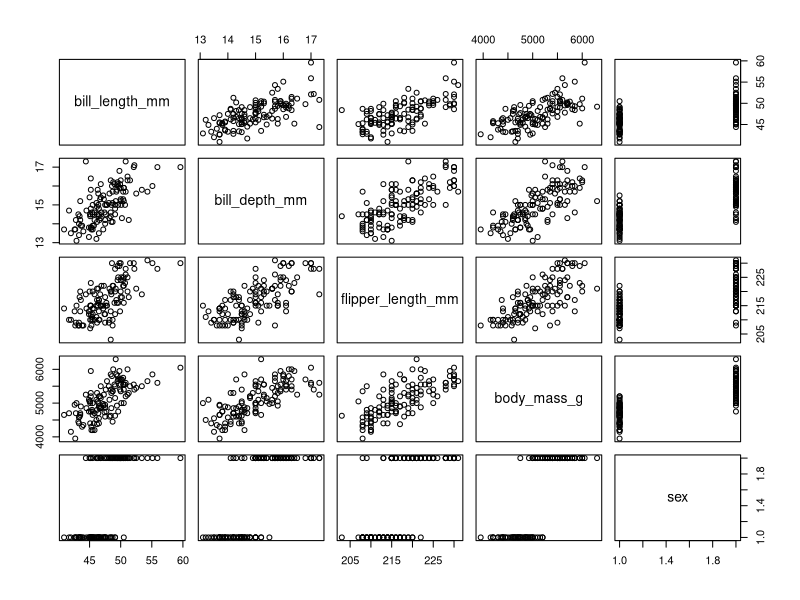
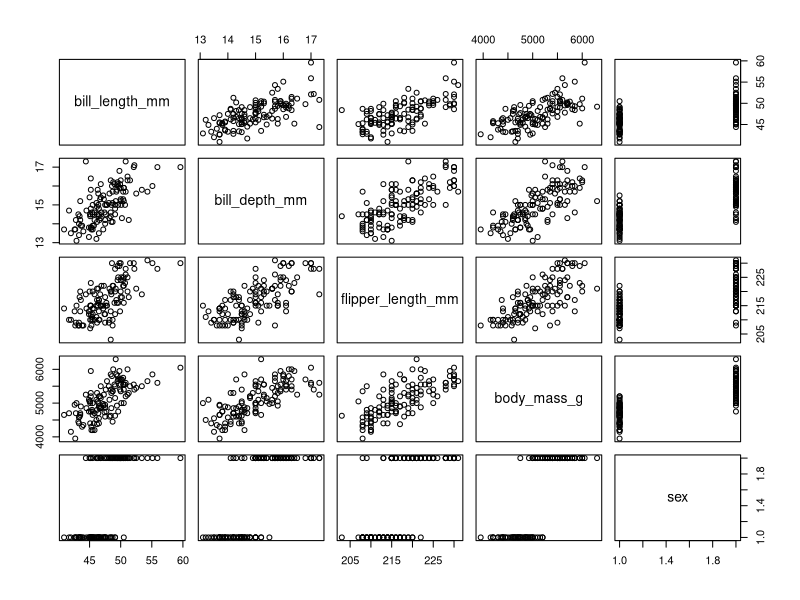
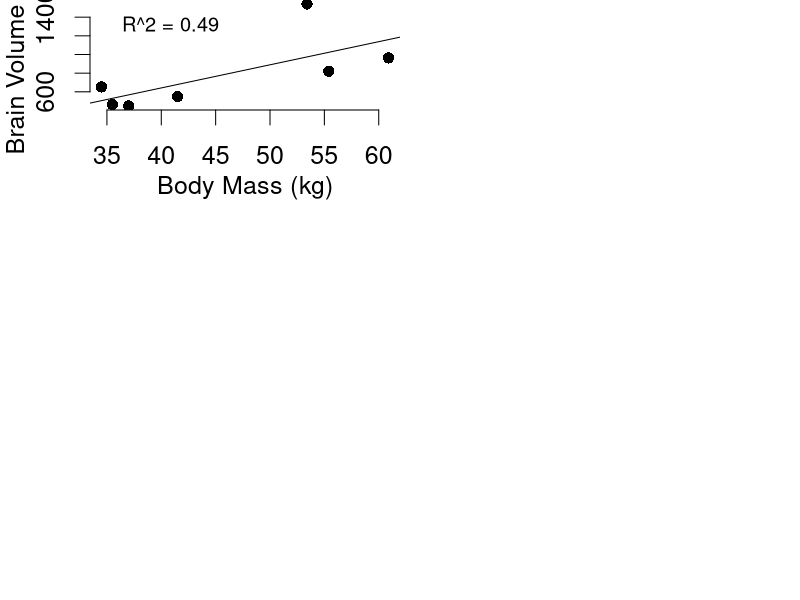
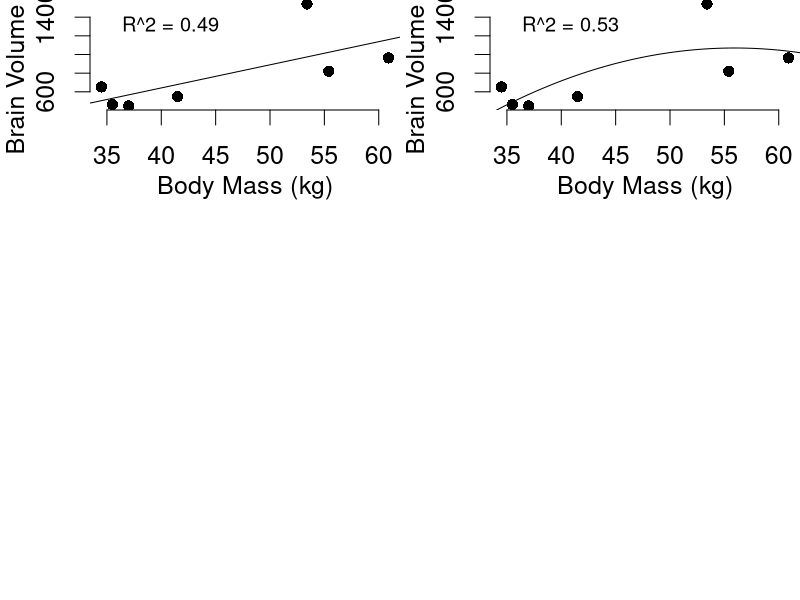
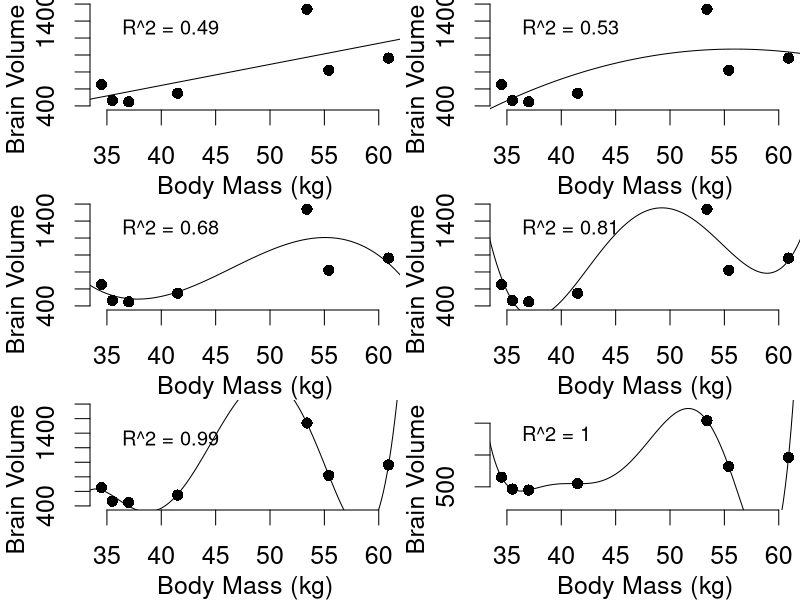
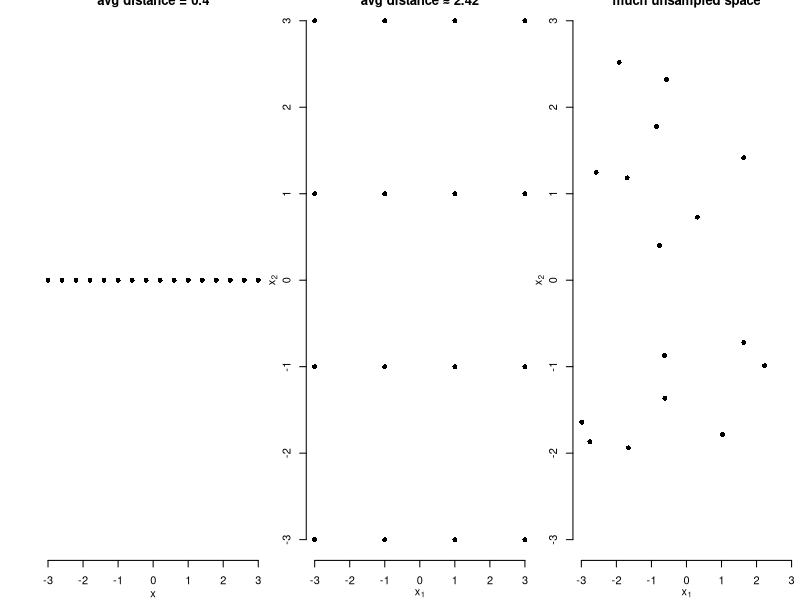

These figures' R source, in order:
## ---- chunk 1
knitr::opts_chunk$set(fig.width=5, fig.height=5, fig.align="center", collapse = TRUE, comment = "##", dev="png", error = TRUE)
library(RColorBrewer)
library(palmerpenguins)
cols = brewer.pal(8, "Set1")

## to use tables
library(knitr)
library(kableExtra)
## ---- chunk 2
# install.packages(car) # install the package, only need to do this once!
library(car)

full_mod = lm(bill_length_mm ~ bill_depth_mm + flipper_length_mm + 
                body_mass_g + sex, data = penguins)
vif(full_mod)
## ---- chunk 3
data(penguins, package = "palmerpenguins")
penguins = as.data.frame(penguins)
penguins = penguins[complete.cases(penguins), ]
penguins = subset(penguins, species == "Gentoo")

plot(penguins[, 3:7])
## ---- chunk 4
full_mod = lm(bill_length_mm ~ bill_depth_mm + flipper_length_mm + 
			  	body_mass_g + sex, data = penguins)
summary(full_mod)

## ---- chunk 5
data(penguins, package = "palmerpenguins")
penguins = as.data.frame(penguins)
penguins = penguins[complete.cases(penguins), ]
penguins = subset(penguins, species == "Gentoo")

plot(penguins[, 3:7])
## ---- chunk 6
simple_mod = lm(bill_length_mm ~ bill_depth_mm + flipper_length_mm + 
					body_mass_g, data = penguins)
AIC(full_mod)
AIC(simple_mod)
## ---- chunk 7
hom = data.frame(
	body_mass_kg = c(34.5, 35.5, 37, 41.5, 55.4, 53.4, 60.9), 
	brain_volume_cc = c(652.4, 464.5, 448.8, 549.3, 819.9, 1540.4, 963.2)
)
mod1 = lm(brain_volume_cc ~ body_mass_kg, data = hom)
## ---- chunk 8
par(mfrow = c(3, 2), bty='n', pch = 16, mgp = c(2,1,0), mar = c(3,3,0,0), cex = 1.5)
xt = 35
yt = 1300
tcex = 0.8
xp = data.frame(body_mass_kg = seq(30, 65, length.out = 200))
plot(brain_volume_cc ~ body_mass_kg, data = hom, 
	 xlab = "Body Mass (kg)", ylab = "Brain Volume (cc)")
lines(xp$body_mass_kg, predict(mod1, newdata = xp))
text(xt, yt, paste(expression(R^2), "=", round(summary(mod1)$r.squared, 2)), pos = 4, cex = tcex)
## ---- chunk 9
mod1 = lm(brain_volume_cc ~ body_mass_kg, data = hom)
mod2 = lm(brain_volume_cc ~ body_mass_kg + I(body_mass_kg^2), data = hom)
## ---- chunk 10
par(mfrow = c(3, 2), bty='n', pch = 16, mgp = c(2,1,0), mar = c(3,3,0,0), cex = 1.5)
plot(brain_volume_cc ~ body_mass_kg, data = hom, 
	 xlab = "Body Mass (kg)", ylab = "Brain Volume (cc)")
lines(xp$body_mass_kg, predict(mod1, newdata = xp))
text(xt, yt, paste(expression(R^2), "=", round(summary(mod1)$r.squared, 2)), pos = 4, cex = tcex)

plot(brain_volume_cc ~ body_mass_kg, data = hom, 
	 xlab = "Body Mass (kg)", ylab = "Brain Volume (cc)")
lines(xp$body_mass_kg, predict(mod2, newdata = xp))
text(xt, yt, paste(expression(R^2), "=", round(summary(mod2)$r.squared, 2)), pos = 4, cex = tcex)

## ---- chunk 11
mod1 = lm(brain_volume_cc ~ body_mass_kg, data = hom)
mod2 = lm(brain_volume_cc ~ body_mass_kg + I(body_mass_kg^2), data = hom)
mod3 = lm(brain_volume_cc ~ body_mass_kg + I(body_mass_kg^2) + I(body_mass_kg^3), data = hom)
mod4 = lm(brain_volume_cc ~ body_mass_kg + I(body_mass_kg^2) + I(body_mass_kg^3) + I(body_mass_kg^4), data = hom)
mod5 = lm(brain_volume_cc ~ body_mass_kg + I(body_mass_kg^2) + I(body_mass_kg^3) + I(body_mass_kg^4) + I(body_mass_kg^5), data = hom)
mod6 = lm(brain_volume_cc ~ body_mass_kg + I(body_mass_kg^2) + I(body_mass_kg^3) + I(body_mass_kg^4) + I(body_mass_kg^5) + I(body_mass_kg^6), data = hom)
## ---- chunk 12
par(mfrow = c(3, 2), bty='n', pch = 16, mgp = c(2,1,0), mar = c(3,3,0,0), cex = 1.5)
plot(brain_volume_cc ~ body_mass_kg, data = hom, ylim = c(400, 1600),
	 xlab = "Body Mass (kg)", ylab = "Brain Volume (cc)")
lines(xp$body_mass_kg, predict(mod1, newdata = xp))
text(xt, yt, paste(expression(R^2), "=", round(summary(mod1)$r.squared, 2)), pos = 4, cex = tcex)

plot(brain_volume_cc ~ body_mass_kg, data = hom, ylim = c(400, 1600),
	 xlab = "Body Mass (kg)", ylab = "Brain Volume (cc)")
lines(xp$body_mass_kg, predict(mod2, newdata = xp))
text(xt, yt, paste(expression(R^2), "=", round(summary(mod2)$r.squared, 2)), pos = 4, cex = tcex)

plot(brain_volume_cc ~ body_mass_kg, data = hom, ylim = c(400, 1600),
	 xlab = "Body Mass (kg)", ylab = "Brain Volume (cc)")
lines(xp$body_mass_kg, predict(mod3, newdata = xp))
text(xt, yt, paste(expression(R^2), "=", round(summary(mod3)$r.squared, 2)), pos = 4, cex = tcex)
plot(brain_volume_cc ~ body_mass_kg, data = hom, ylim = c(400, 1600),
	 xlab = "Body Mass (kg)", ylab = "Brain Volume (cc)")
lines(xp$body_mass_kg, predict(mod4, newdata = xp))
text(xt, yt, paste(expression(R^2), "=", round(summary(mod4)$r.squared, 2)), pos = 4, cex = tcex)
plot(brain_volume_cc ~ body_mass_kg, data = hom, ylim = c(400, 1800),
	 xlab = "Body Mass (kg)", ylab = "Brain Volume (cc)")
lines(xp$body_mass_kg, predict(mod5, newdata = xp))
text(xt, yt, paste(expression(R^2), "=", round(summary(mod5)$r.squared, 2)), pos = 4, cex = tcex)
plot(brain_volume_cc ~ body_mass_kg, data = hom, 
	 xlab = "Body Mass (kg)", ylab = "Brain Volume (cc)", ylim = c(200, 1800))
lines(xp$body_mass_kg, predict(mod6, newdata = xp))
text(xt, yt, paste(expression(R^2), "=", round(summary(mod6)$r.squared, 2)), pos = 4, cex = tcex)
## ---- chunk 13

par(mfrow = c(1,3))
n = 16
x = seq(-3, 3, length.out=n)
plot(x, rep(0, n), yaxt='n', pch = 16, bty='n', ylab = "",
     main = paste("avg distance =", round(x[2]-x[1], 2)))

x1 = x2 = seq(-3, 3, length.out=sqrt(n))
dat = expand.grid(x1, x2)

plot(dat$Var1, dat$Var2, pch = 16, bty='n', 
     main = "avg distance ≈ 2.42", xlab=expression(x[1]), 
     ylab=expression(x[2]))

plot(runif(16, -3, 3), runif(16, -3, 3), pch = 16, bty='n', 
     main = "much unsampled space", xlab=expression(x[1]), 
     ylab=expression(x[2]), xlim=c(-3, 3), ylim=c(-3, 3))
